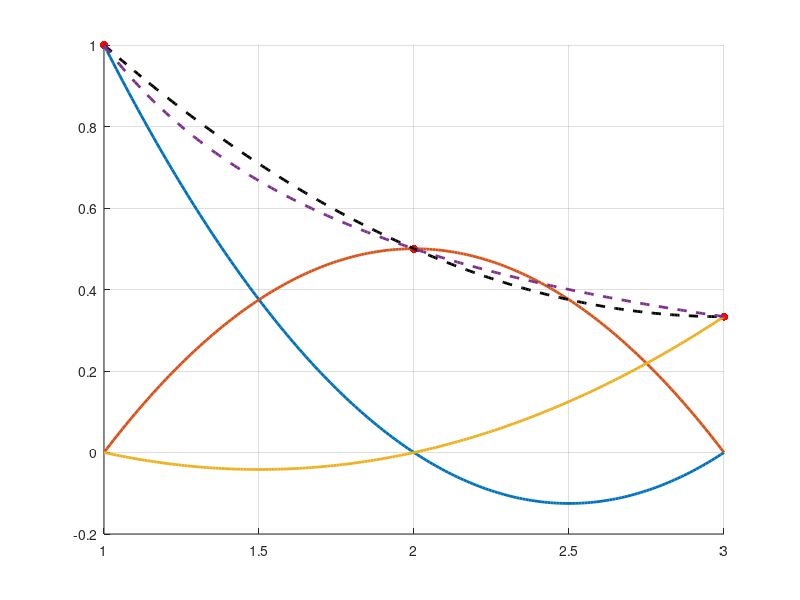
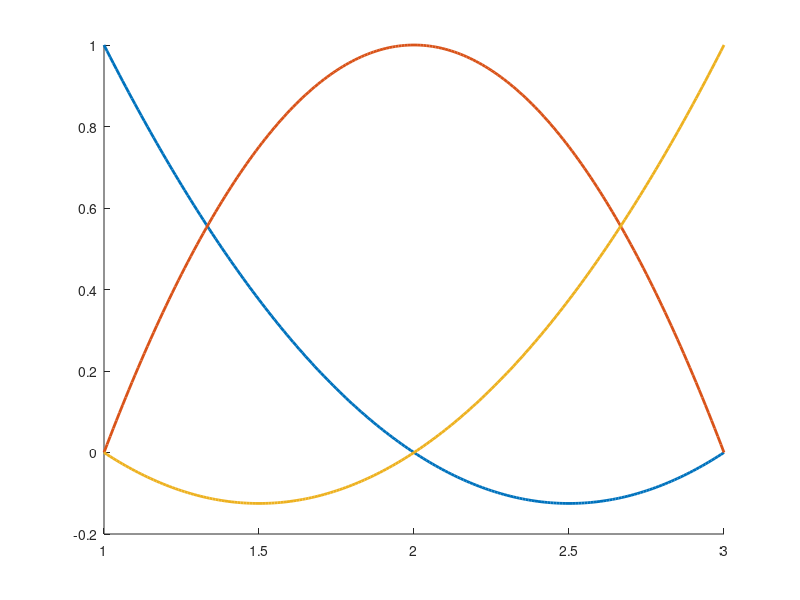

Reproduce these figures in MATLAB, in order.
function task_1_4_lagrange_from_sampled_function()
    
    % Sample points
    hold on;
    grid on;
    
    % Sample points for function f(x)=1/x
    xx = [1,   2,   3];
    yy = [1/1, 1/2, 1/3];
    scatter(xx,yy,'filled','MarkerFaceColor',[1 0 0]);
    
    d1 = ((xx(1) - xx(2)) * (xx(1) - xx(3)));
    d2 = ((xx(2) - xx(1)) * (xx(2) - xx(3)));
    d3 = ((xx(3) - xx(1)) * (xx(3) - xx(2)));
    
    % Lagrange basis polynomials
    x=min(xx):0.01:max(xx);
    l0 = ((x-xx(2)).*(x-xx(3)))/d1;
    l1 = ((x-xx(1)).*(x-xx(3)))/d2;
    l2 = ((x-xx(1)).*(x-xx(2)))/d3;
    
    % Lagrange polynomial (by hand)
    x=min(xx):0.01:max(xx);
    %l0 = 1/2 * (x-2) .* (x-3);
    %l1 = -(x-1) .* (x-3);
    %l2 = 1/2 * (x-1) .* (x-2);
    
    plot(x, yy(1) * l0, 'LineWidth', 2);
    plot(x, yy(2) * l1, 'LineWidth', 2);
    plot(x, yy(3) * l2, 'LineWidth', 2);
    
    % Interpolating polynomial
    lagrange_poly = yy(1) * l0 + yy(2) * l1 + yy(3) * l2;
    plot(x, lagrange_poly, '--k','LineWidth', 2);
    
    % Interpolated function
    %x = 0.5:0.01:4;
    y = 1./x;
    plot(x,y,'--','LineWidth',2);
    
    hold off;
    
    figure;
    hold on;
    x=1:0.01:3;
    plot(x, l0, 'LineWidth', 2);
    plot(x, l1, 'LineWidth', 2);
    plot(x, l2, 'LineWidth', 2);
    hold off;
end
